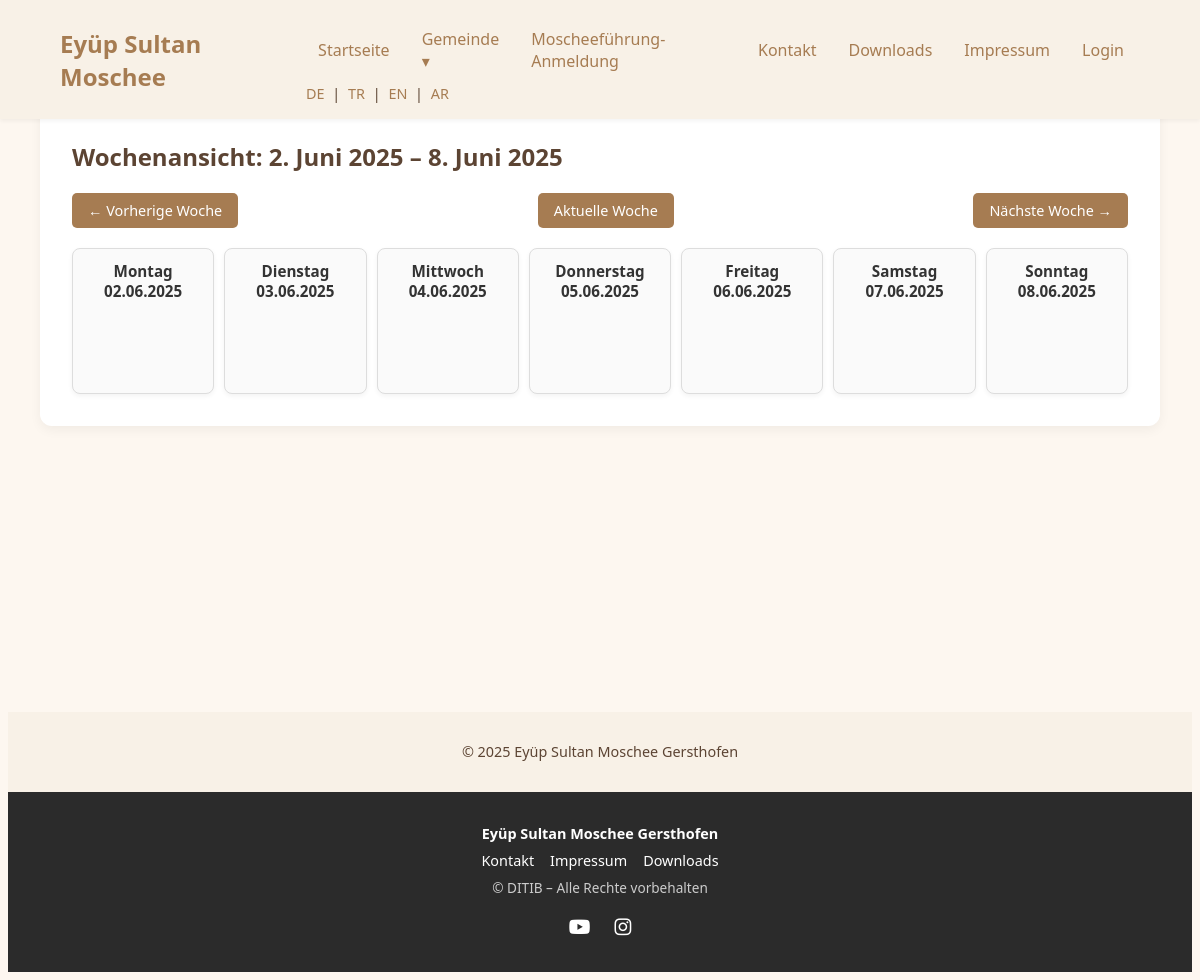
The page /kalender/?start=2025-06-02 on the database as committed earlier.
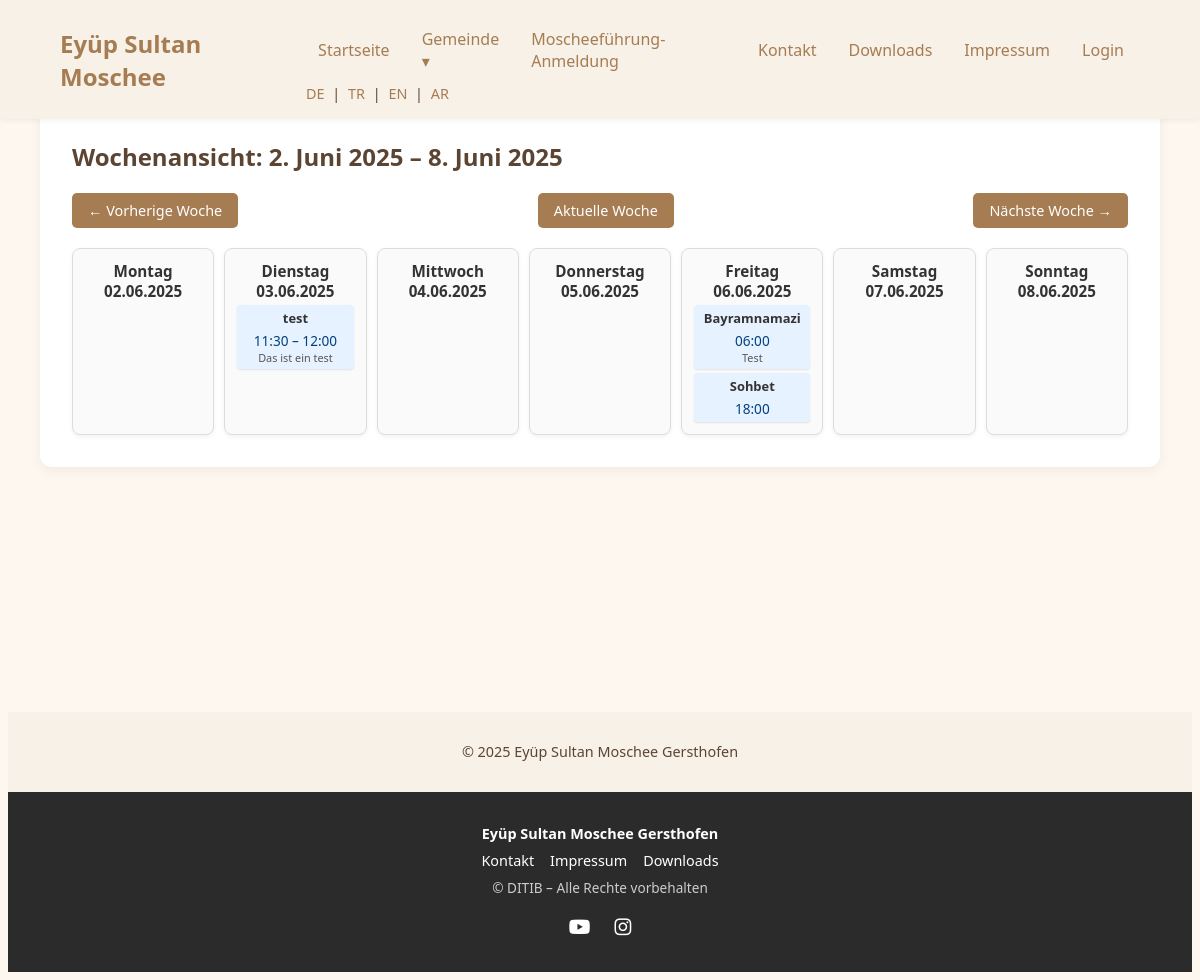
The same page on the database as committed later.
### kalender/models.py (models this page shows, shortened)
class Event(models.Model):
    title = models.CharField(max_length=255)
    description = models.TextField(blank=True, null=True)
    date = models.DateField()
    start_time = models.TimeField(blank=True, null=True)
    end_time = models.TimeField(blank=True, null=True)
    created_at = models.DateTimeField(auto_now_add=True)

### kalender/views.py (the view)
# urls.py: path("", views.wochenansicht, name="wochenansicht"),
def wochenansicht(request):
    start_param = request.GET.get('start')
    logger.info(f"Empfangener start_param: {start_param}")
    if start_param:
        try:
            wochenstart = datetime.strptime(start_param, "%Y-%m-%d").date()
            logger.info(f"Parsed wochenstart: {wochenstart}")
        except ValueError:
            logger.warning("Ungültiges Datumsformat! Fallback auf aktuelle Woche.")
            heute = timezone.localdate()
            wochenstart = heute - timedelta(days=heute.weekday())
    else:
        heute = timezone.localdate()
        wochenstart = heute - timedelta(days=heute.weekday())
        logger.info(f"Standard wochenstart: {wochenstart}")
    wochenende = wochenstart + timedelta(days=6)
    events = Event.objects.filter(date__range=[wochenstart, wochenende]).order_by('date', 'start_time')
    wochentage = [wochenstart + timedelta(days=i) for i in range(7)]
    prev_week = wochenstart - timedelta(days=7)
    next_week = wochenstart + timedelta(days=7)
    context = {
        "events": events,
        "wochenstart": wochenstart,
        "wochenende": wochenende,
        "wochentage": wochentage,
        "prev_week": prev_week,
        "next_week": next_week,
    }
    return render(request, "kalender/wochenansicht.html", context)

### accounts/context_processors.py (called while the page is built)
def user_roles_context(request):
    is_admin = False
    is_verwaltung = False
    is_media = False
    is_hoca = False
    if request.user.is_authenticated:
        user_roles = request.user.userprofile.roles.values_list('name', flat=True)
        is_admin = 'admin' in user_roles
        is_verwaltung = 'verwaltung' in user_roles
        is_media = 'media' in user_roles
        is_hoca = 'hoca' in user_roles
    return {
        'is_admin': is_admin,
        'is_verwaltung': is_verwaltung,
        'is_media': is_media,
        'is_hoca': is_hoca,
    }

### templates/kalender/wochenansicht.html
{% extends "base.html" %}
{% load static %}
{% block extra_head %}
<link rel="stylesheet" href="{% static 'css/kalender.css' %}">
{% endblock %}
{% block content %}
<section class="kalender-container">
  <h1>Wochenansicht: {{ wochenstart|date:"j. F Y" }} – {{ wochenende|date:"j. F Y" }}</h1>
  <div class="wochen-navigation">
    <a href="?start={{ prev_week|date:'Y-m-d' }}" class="button">← Vorherige Woche</a>
    <a href="/kalender/" class="button">Aktuelle Woche</a>
    <a href="?start={{ next_week|date:'Y-m-d' }}" class="button">Nächste Woche →</a>
  </div>
  <div class="kalender-grid">
    {% for datum in wochentage %}
      <div class="tag">
        <strong>{{ datum|date:"l" }}<br>{{ datum|date:"d.m.Y" }}</strong>
        {% for event in events %}
          {% if event.date == datum %}
            <div class="event">
              <strong>{{ event.title }}</strong>
              {% if event.start_time %}{{ event.start_time|time:"H:i" }}{% endif %}
              {% if event.end_time %} – {{ event.end_time|time:"H:i" }}{% endif %}
              {% if event.description %}<p>{{ event.description }}</p>{% endif %}
            </div>
          {% endif %}
        {% endfor %}
      </div>
    {% endfor %}
  </div>
</section>
{% endblock %}

Rows that differ between the two databases and show on the page:
added Event: title "test", start_time "11:30", end_time "12:00", description "Das ist ein test", shown under "Dienstag"
added Event: title "Bayramnamazi", start_time "06:00", description "Test", shown under "Freitag"
added Event: title "Sohbet", start_time "18:00", shown under "Freitag"
